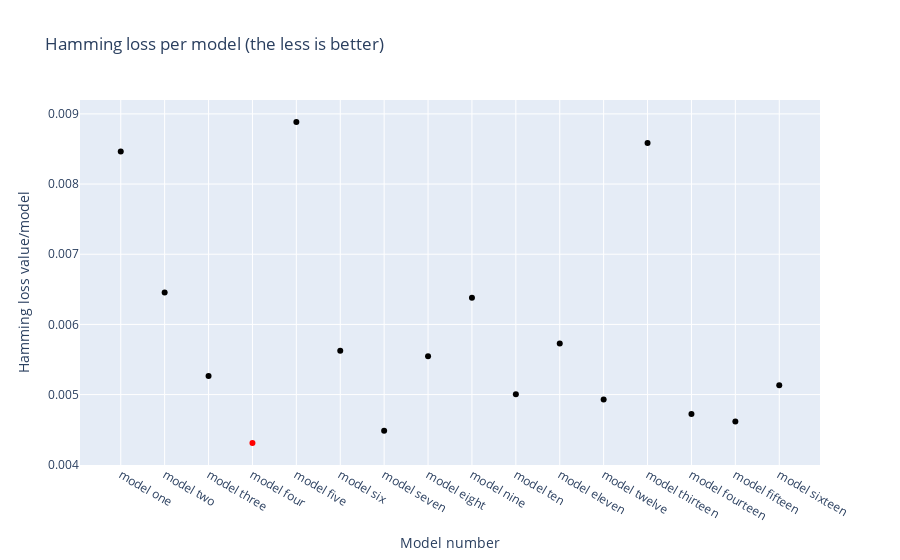
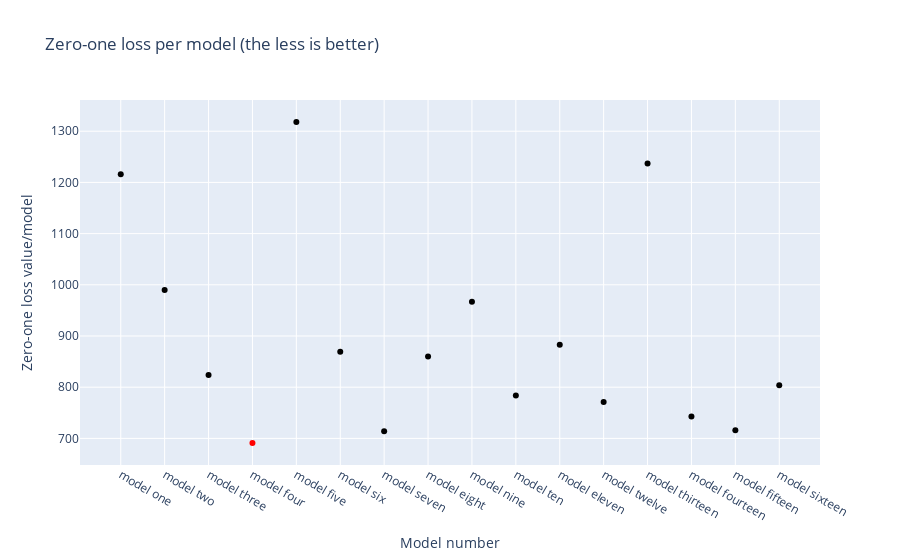

These figures' notebook cell, in order:
### Markdown cell above
**Comparison 1: Hamming Loss & Zero-One Loss**

### Code cell
colormin = 'red'
colorother = 'black'
clrs  = [colormin if result['Hamming Loss'].iloc[row]== result['Hamming Loss'].min() else colorother for row in range(len(result['Hamming Loss']))]

x=result['Tag Name'].values.tolist()
y=result['Hamming Loss'].values.tolist()
fig1 = go.Figure()
fig1.add_trace(go.Scatter(x=x, y=y,
                          mode='markers',
                          marker=dict(color=clrs)
                        ))
fig1.update_layout(title="Hamming loss per model (the less is better)",
                   xaxis_title="Model number",
                   yaxis_title="Hamming loss value/model")
fig1.show()

fig2 = go.Figure()
fig2.add_trace(go.Scatter(x=result['Tag Name'].values.tolist(), 
                          y=result['Zero_one Loss'].values.tolist(),
                          mode='markers',
                          marker=dict(color=clrs)
                         ))

fig2.update_layout(title="Zero-one loss per model (the less is better)",
                  xaxis_title="Model number",
                  yaxis_title="Zero-one loss value/model")
fig2.show()

### Figure 1 — Plotly figure (JSON) as saved in the notebook; plotly's stock layout.template omitted (floating-point values rounded to 4 significant figures)
{"data": [{"marker": {"color": ["black", "black", "black", "red", "black", "black", "black", "black", "black", "black", "black", "black", "black", "black", "black", "black"]}, "mode": "markers", "type": "scatter", "x": ["model one", "model two", "model three", "model four", "model five", "model six", "model seven", "model eight", "model nine", "model ten", "model eleven", "model twelve", "model thirteen", "model fourteen", "model fifteen", "model sixteen"], "y": [0.008464, 0.006453, 0.005265, 0.00431, 0.008884, 0.005625, 0.004484, 0.005547, 0.006381, 0.005007, 0.005727, 0.004928, 0.008584, 0.004724, 0.004616, 0.005133]}], "layout": {"title": {"text": "Hamming loss per model (the less is better)"}, "xaxis": {"title": {"text": "Model number"}}, "yaxis": {"title": {"text": "Hamming loss value/model"}}}}

### Figure 2 — Plotly figure (JSON) as saved in the notebook; plotly's stock layout.template omitted (floating-point values rounded to 4 significant figures)
{"data": [{"marker": {"color": ["black", "black", "black", "red", "black", "black", "black", "black", "black", "black", "black", "black", "black", "black", "black", "black"]}, "mode": "markers", "type": "scatter", "x": ["model one", "model two", "model three", "model four", "model five", "model six", "model seven", "model eight", "model nine", "model ten", "model eleven", "model twelve", "model thirteen", "model fourteen", "model fifteen", "model sixteen"], "y": [1216, 990, 824, 691, 1318, 869, 714, 860, 967, 784, 883, 771, 1237, 743, 716, 804]}], "layout": {"title": {"text": "Zero-one loss per model (the less is better)"}, "xaxis": {"title": {"text": "Model number"}}, "yaxis": {"title": {"text": "Zero-one loss value/model"}}}}
